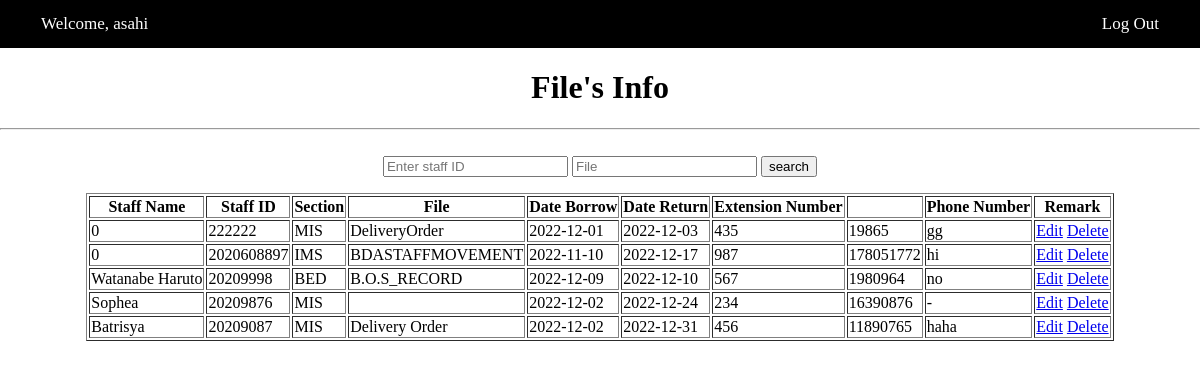
/admin/info.php (signed in), run on the app's committed database.
### tables this page shows
CREATE TABLE `staff` (
  `rec_id` int(11) NOT NULL,
  `staff_name` varchar(100) NOT NULL,
  `staff_id` varchar(15) NOT NULL,
  `section` varchar(250) NOT NULL,
  `file` varchar(250) NOT NULL,
  `dateborrow` date NOT NULL,
  `datereturn` date NOT NULL,
  `ex_num` varchar(50) NOT NULL,
  `phone_num` varchar(50) NOT NULL,
  `remark` varchar(250) NOT NULL
);

### admin/info.php (the view, shortened to what this page needs)
<?php
	include("../connection.php");
		if(!empty($_POST['search'])){
			$sql="SELECT * FROM staff
			WHERE staff_id ='".$_POST['search']."'
			|| file ='".$_POST['search2']."'";
			$query = $conn -> query($sql);
			$row = $query -> fetch_assoc();
		} else{
		$sql= "SELECT * FROM staff WHERE staff_id ";
		$query = $conn -> query($sql);
		$row = $query -> fetch_assoc();
		}
?>
<html>
	<body>
		<?php include("../navbar.php"); ?>
		<div align="center">
			<h1> File's Info </h1>
			<hr><br>
			<form method="post" action ="info.php">
				<input type="text" name="search" placeholder="Enter staff ID">
				<input type="text" name="search2" placeholder="File">
				<input type="submit"  value="search">
			</form>
				<table border="1">
					<tr>
							<th> Staff Name </th>
							<th> Staff ID </th>
							<th> Section </th>
							<th> File </th>
							<th> Date Borrow </th>
							<th> Date Return </th>
							<th>Extension Number<th>
							<th>Phone Number</th>
							<th>Remark</th>
					</tr>
					<?php do { ?>
		<tr>
			<td><?php echo $row['staff_name']; ?></a></td>
			<td> <?php echo $row['staff_id']; ?></a></td>
			<td><?php echo $row['section']; ?></a></td>
			<td> <?php echo $row['file']; ?></a></td>
			<td><?php echo $row['dateborrow']; ?></a></td>
			<td><?php echo $row['datereturn']; ?></a></td>
			<td><?php echo $row['ex_num']; ?></a></td>
			<td><?php echo $row['phone_num']; ?></a></td>
			<td><?php echo $row['remark']; ?></a></td>
			<td><a href="editstaff.php?id=<?php echo $row['rec_id']; ?>">Edit</a>
				<a href = "deletestaff.php?id=<?php echo $row['staff_id']; ?>" onclick = "return check()">Delete</a></td>
		</tr>
		<?php } while($row = $query -> fetch_assoc()) ?>
		</table>
</body>
</html>

### navbar.php (style rules this page uses)
body { margin: 0; }

### data on the page
staff: staff_name "0", staff "222222", section "MIS", file "DeliveryOrder", dateborrow "2022-12-01", datereturn "2022-12-03", ex_num "435", phone_num "19865", remark "gg"
staff: staff_name "0", staff "2020608897", section "IMS", file "BDASTAFFMOVEMENT", dateborrow "2022-11-10", datereturn "2022-12-17", ex_num "987", phone_num "178051772", remark "hi"
staff: staff_name "Watanabe Haruto", staff "20209998", section "BED", file "B.O.S_RECORD", dateborrow "2022-12-09", datereturn "2022-12-10", ex_num "567", phone_num "1980964", remark "no"
staff: staff_name "Sophea", staff "20209876", section "MIS", dateborrow "2022-12-02", datereturn "2022-12-24", ex_num "234", phone_num "16390876", remark "-"
staff: staff_name "Batrisya", staff "20209087", section "MIS", file "Delivery Order", dateborrow "2022-12-02", datereturn "2022-12-31", ex_num "456", phone_num "11890765", remark "haha"

### other printed values
$_SESSION['username'] "asahi"
